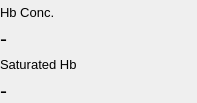
<?xml version="1.0" encoding="UTF-8"?>
<ui version="4.0">
 <class>OxygenWidget</class>
 <widget class="QWidget" name="OxygenWidget">
  <property name="geometry">
   <rect>
    <x>0</x>
    <y>0</y>
    <width>197</width>
    <height>102</height>
   </rect>
  </property>
  <property name="windowTitle">
   <string>Form</string>
  </property>
  <property name="toolTip">
   <string/>
  </property>
  <layout class="QGridLayout" name="gridLayout">
   <property name="leftMargin">
    <number>0</number>
   </property>
   <property name="topMargin">
    <number>5</number>
   </property>
   <property name="rightMargin">
    <number>0</number>
   </property>
   <property name="bottomMargin">
    <number>0</number>
   </property>
   <property name="spacing">
    <number>6</number>
   </property>
   <item row="2" column="0">
    <widget class="QLabel" name="label_hemoConc">
     <property name="font">
      <font>
       <pointsize>16</pointsize>
      </font>
     </property>
     <property name="toolTip">
      <string>g/dl</string>
     </property>
     <property name="text">
      <string>-</string>
     </property>
    </widget>
   </item>
   <item row="1" column="0">
    <widget class="QLabel" name="label">
     <property name="font">
      <font>
       <pointsize>10</pointsize>
      </font>
     </property>
     <property name="toolTip">
      <string>g/dl</string>
     </property>
     <property name="text">
      <string>Hb Conc.</string>
     </property>
    </widget>
   </item>
   <item row="3" column="0">
    <widget class="QLabel" name="label_3">
     <property name="font">
      <font>
       <pointsize>10</pointsize>
      </font>
     </property>
     <property name="toolTip">
      <string/>
     </property>
     <property name="text">
      <string>Saturated Hb</string>
     </property>
    </widget>
   </item>
   <item row="4" column="0">
    <widget class="QLabel" name="label_saturatedHemo">
     <property name="font">
      <font>
       <pointsize>16</pointsize>
      </font>
     </property>
     <property name="toolTip">
      <string/>
     </property>
     <property name="text">
      <string>-</string>
     </property>
    </widget>
   </item>
   <item row="5" column="0">
    <spacer name="verticalSpacer">
     <property name="orientation">
      <enum>Qt::Vertical</enum>
     </property>
     <property name="sizeHint" stdset="0">
      <size>
       <width>20</width>
       <height>40</height>
      </size>
     </property>
    </spacer>
   </item>
  </layout>
 </widget>
 <resources/>
 <connections/>
</ui>
